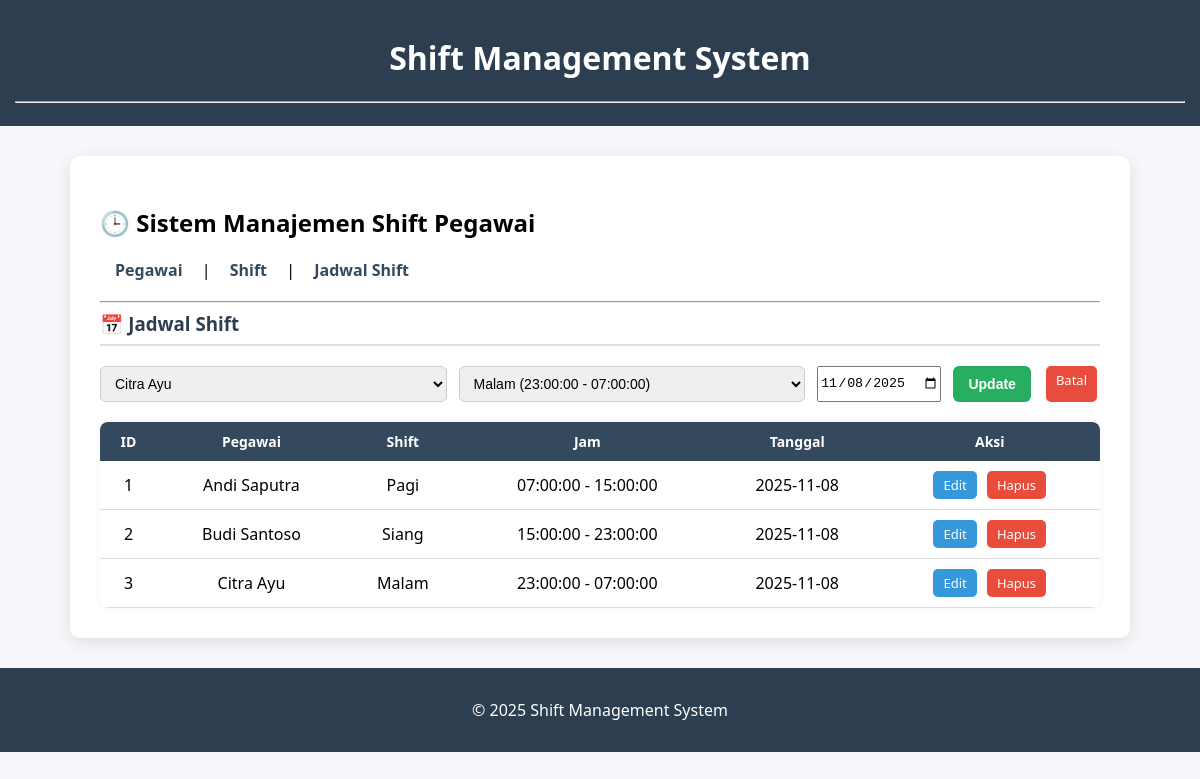
The page /?page=jadwal&edit=3 on the database its author committed.
### tables this page shows
CREATE TABLE jadwal_shift (
    id_jadwal INT AUTO_INCREMENT PRIMARY KEY,
    id_pegawai INT NOT NULL,
    id_shift INT NOT NULL,
    tanggal DATE NOT NULL,
    FOREIGN KEY (id_pegawai) REFERENCES pegawai(id_pegawai)
        ON DELETE CASCADE ON UPDATE CASCADE,
    FOREIGN KEY (id_shift) REFERENCES shift(id_shift)
        ON DELETE CASCADE ON UPDATE CASCADE
);

CREATE TABLE pegawai (
    id_pegawai INT AUTO_INCREMENT PRIMARY KEY,
    nama VARCHAR(100) NOT NULL,
    jabatan VARCHAR(50) NOT NULL,
    no_hp VARCHAR(15)
);

CREATE TABLE shift (
    id_shift INT AUTO_INCREMENT PRIMARY KEY,
    nama_shift VARCHAR(50) NOT NULL,
    jam_mulai TIME NOT NULL,
    jam_selesai TIME NOT NULL
);

### config/db.php (called while the page is built, shortened)
<?php
class Database {
    private $host = "localhost";
    private $username = "root";
    private $password = "";
    private $dbname = "db_pegawai";
    public function __construct() {
        try {
            $this->conn = new PDO(
                "mysql:host=$this->host;dbname=$this->dbname",
                $this->username,
                $this->password
            );
        } catch (PDOException $e) {
            echo "Connection failed: " . $e->getMessage();
        }
    }
}
?>

### class/Pegawai.php (called while the page is built, shortened)
<?php
require_once 'config/db.php';
class Pegawai {
    private $db;
    public function __construct() {
        $this->db = (new Database())->conn;
    }
    public function getAllPegawai() {
        $stmt = $this->db->query("SELECT * FROM pegawai");
        return $stmt->fetchAll(PDO::FETCH_ASSOC);
    }
}
?>

### class/JadwalShift.php (called while the page is built, shortened)
<?php
require_once 'config/db.php';
class JadwalShift {
    private $db;
    public function __construct() {
        $this->db = (new Database())->conn;
    }
    public function getAllJadwal() {
        $stmt = $this->db->query("
            SELECT j.id_jadwal, p.nama AS nama_pegawai, s.nama_shift, s.jam_mulai, s.jam_selesai, j.tanggal
            FROM jadwal_shift j
            JOIN pegawai p ON j.id_pegawai = p.id_pegawai
            JOIN shift s ON j.id_shift = s.id_shift
        ");
        return $stmt->fetchAll(PDO::FETCH_ASSOC);
    }
    public function getJadwalById($id) {
        $stmt = $this->db->prepare("SELECT * FROM jadwal_shift WHERE id_jadwal = ?");
        $stmt->execute([$id]);
        return $stmt->fetch(PDO::FETCH_ASSOC);
    }
}
?>

### class/Shift.php (called while the page is built)
<?php
require_once 'config/db.php';
class Shift {
    private $db;
    public function __construct() {
        $this->db = (new Database())->conn;
    }
    public function getAllShift() {
        $stmt = $this->db->query("SELECT * FROM shift");
        return $stmt->fetchAll(PDO::FETCH_ASSOC);
    }
}
?>

### view/jadwal.php (the view, shortened to what this page needs)
<?php
$dataJadwal = $jadwal->getAllJadwal();
$dataPegawai = $pegawai->getAllPegawai();
$dataShift = $shift->getAllShift();
$editData = null;
if (isset($_GET['edit'])) {
    $editData = $jadwal->getJadwalById($_GET['edit']);
}
?>
<h3>📅 Jadwal Shift</h3>
<form method="POST" class="form-box">
    <select name="id_pegawai" required>
        <?php foreach ($dataPegawai as $p): ?>
            <option value="<?= $p['id_pegawai']; ?>"
                <?= isset($editData) && $editData['id_pegawai'] == $p['id_pegawai'] ? 'selected' : ''; ?>>
                <?= htmlspecialchars($p['nama']); ?>
            </option>
        <?php endforeach; ?>
    </select>
    <select name="id_shift" required>
        <?php foreach ($dataShift as $s): ?>
            <option value="<?= $s['id_shift']; ?>"
                <?= isset($editData) && $editData['id_shift'] == $s['id_shift'] ? 'selected' : ''; ?>>
                <?= htmlspecialchars($s['nama_shift']) . " (" . $s['jam_mulai'] . " - " . $s['jam_selesai'] . ")"; ?>
            </option>
        <?php endforeach; ?>
    </select>
    <input type="date" name="tanggal" value="<?= $editData['tanggal'] ?? ''; ?>" required>
    <?php if ($editData): ?>
        <button type="submit" name="edit_jadwal" class="btn-primary">Update</button>
        <a href="?page=jadwal" class="btn btn-delete">Batal</a>
    <?php else: ?>
        <button type="submit" name="tambah_jadwal" class="btn-primary">Tambah</button>
    <?php endif; ?>
</form>
<table>
    <tr>
        <th>ID</th>
        <th>Pegawai</th>
        <th>Shift</th>
        <th>Jam</th>
        <th>Tanggal</th>
        <th>Aksi</th>
    </tr>
    <?php foreach ($dataJadwal as $j): ?>
    <tr>
        <td><?= $j['id_jadwal']; ?></td>
        <td><?= htmlspecialchars($j['nama_pegawai']); ?></td>
        <td><?= htmlspecialchars($j['nama_shift']); ?></td>
        <td><?= $j['jam_mulai']; ?> - <?= $j['jam_selesai']; ?></td>
        <td><?= $j['tanggal']; ?></td>
        <td>
            <a href="?page=jadwal&edit=<?= $j['id_jadwal']; ?>" class="btn btn-edit">Edit</a>
            <a href="?hapus_jadwal=<?= $j['id_jadwal']; ?>" class="btn btn-delete" onclick="return confirm('Yakin hapus data ini?')">Hapus</a>
        </td>
    </tr>
    <?php endforeach; ?>
</table>

### style.css (style rules this page uses)
body { font-family: 'Segoe UI', Tahoma, sans-serif; background-color: #f5f7fa; margin: 0; padding: 0; }
h3 { display: flex; align-items: center; gap: 8px; color: #2c3e50; margin-top: 0; border-bottom: 2px solid #e0e0e0; padding-bottom: 8px; }
.form-box { display: flex; gap: 12px; flex-wrap: wrap; margin-top: 20px; margin-bottom: 20px; }
input[type="text"], select { padding: 8px 10px; border: 1px solid #ccc; border-radius: 6px; flex: 1; min-width: 150px; font-size: 14px; }
button { padding: 8px 15px; font-size: 14px; border: none; border-radius: 6px; cursor: pointer; font-weight: 600; transition: all 0.25s ease; }
button.btn-primary { background: #27ae60; color: #fff; }
a.btn { display: inline-block; padding: 5px 10px; border-radius: 5px; text-decoration: none; font-size: 13px; color: white; margin: 0 3px; transition: 0.25s; }
a.btn-edit { background-color: #3498db; }
a.btn-delete { background-color: #e74c3c; }
table { width: 100%; border-collapse: collapse; margin-top: 15px; border-radius: 8px; overflow: hidden; box-shadow: 0 0 10px rgba(0,0,0,0.05); }
th { background-color: #34495e; color: white; padding: 10px; font-size: 14px; }
td { border-bottom: 1px solid #ddd; padding: 10px; text-align: center; }

### rows shown on the page
jadwal_shift: id_pegawai "Citra Ayu", id_shift "Malam (23:00:00 - 07:00:00)", tanggal "11/08/2025", id_jadwal "3", id_pegawai.nama "Citra Ayu", id_shift.nama_shift "Malam", id_shift.jam_mulai "23:00:00", id_shift.jam_selesai "07:00:00", tanggal "2025-11-08"
jadwal_shift: id_jadwal "1", id_pegawai.nama "Andi Saputra", id_shift.nama_shift "Pagi", id_shift.jam_mulai "07:00:00", id_shift.jam_selesai "15:00:00", tanggal "2025-11-08"
jadwal_shift: id_jadwal "2", id_pegawai.nama "Budi Santoso", id_shift.nama_shift "Siang", id_shift.jam_mulai "15:00:00", id_shift.jam_selesai "23:00:00", tanggal "2025-11-08"
